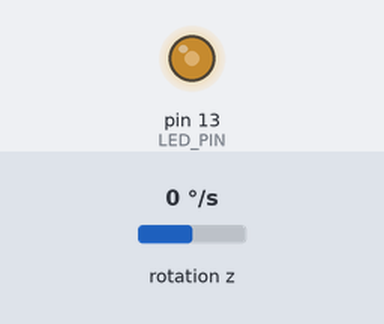
This sketch was run on a simulated Arduino Uno, built with avr-gcc and run on an emulated ATmega328P. Parts: output pins drawn as LEDs (lit = HIGH). The test bench sets the inputs (shaded band); at power-on: rotation z 0 °/s. What the sketch prints to the serial monitor is not drawn.

Above: at 0.1 s.
At 1.1 s:
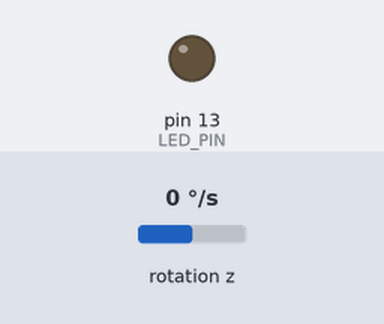
Timing chart, 0 to 2.6 s (numbered marks = the images above):
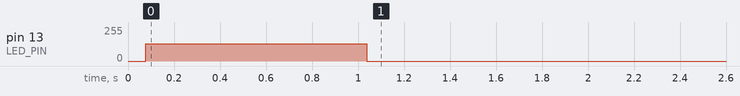

The sketch:

IMU_Turns.ino
```cpp
// I2Cdev and MPU6050 must be installed as libraries, or else the .cpp/.h files
// for both classes must be in the include path of your project
#include "I2Cdev.h"
#include "MPU6050.h"


#if I2CDEV_IMPLEMENTATION == I2CDEV_ARDUINO_WIRE
    #include "Wire.h"
#endif

MPU6050 accelgyro;
//MPU6050 accelgyro(0x69); // <-- use for AD0 high
#define GYRO_OFFSET 89

int16_t ax, ay, az;
int16_t gx, gy, gz;

#define OUTPUT_READABLE_ACCELGYRO

// uncomment "OUTPUT_BINARY_ACCELGYRO" to send all 6 axes of data as 16-bit
// binary, one right after the other. This is very fast (as fast as possible
// without compression or data loss), and easy to parse, but impossible to read
// for a human.
// #define OUTPUT_BINARY_ACCELGYRO

#define LED_PIN 13
bool blinkState = false;

void setup() {
    #if I2CDEV_IMPLEMENTATION == I2CDEV_ARDUINO_WIRE
        Wire.begin();
    #elif I2CDEV_IMPLEMENTATION == I2CDEV_BUILTIN_FASTWIRE
        Fastwire::setup(400, true);
    #endif

    Serial.begin(38400);

    Serial.println("Initializing I2C devices...");
    accelgyro.initialize();

    Serial.println("Testing device connections...");
    Serial.println(accelgyro.testConnection() ? "MPU6050 connection successful" : "MPU6050 connection failed");

    Serial.println("Updating internal sensor offsets...");
//    Serial.print(accelgyro.getXAccelOffset()); Serial.print("\t"); // -76
//    Serial.print(accelgyro.getYAccelOffset()); Serial.print("\t"); // -2359
//    Serial.print(accelgyro.getZAccelOffset()); Serial.print("\t"); // 1688
//    Serial.print(accelgyro.getXGyroOffset()); Serial.print("\t"); // 0
    Serial.print(accelgyro.getYGyroOffset()); Serial.print("\t"); // 0
//    Serial.print(accelgyro.getZGyroOffset()); Serial.print("\t"); // 0
    Serial.print("\n");
//    accelgyro.setXGyroOffset(220);
//    accelgyro.setYGyroOffset(6);
//    accelgyro.setZGyroOffset(-85);
//    Serial.print(accelgyro.getXAccelOffset()); Serial.print("\t"); // -76
//    Serial.print(accelgyro.getYAccelOffset()); Serial.print("\t"); // -2359
//    Serial.print(accelgyro.getZAccelOffset()); Serial.print("\t"); // 1688
//    Serial.print(accelgyro.getXGyroOffset()); Serial.print("\t"); // 0
//    Serial.print(accelgyro.getYGyroOffset()); Serial.print("\t"); // 0
//    Serial.print(accelgyro.getZGyroOffset()); Serial.print("\t"); // 0
//    Serial.print("\n");

    pinMode(LED_PIN, OUTPUT);

}

void loop() {
//    accelgyro.getMotion6(&ax, &ay, &az, &gx, &gy, &gz);
//    Serial.print(ax);Serial.print(',');
//    Serial.print(ay);Serial.print(',');
//    Serial.print(az);Serial.print(',');
//    Serial.print(gx);Serial.print(',');
//    Serial.print(gy);Serial.print(',');
//    Serial.print(gz);Serial.println();

    getTurnAngle();

//    Serial.println(gy);
    blinkState = !blinkState;
    digitalWrite(LED_PIN, blinkState);

    delay(5);
}

int getTurnAngle(){
  unsigned long last_time_sampled = 0;
  unsigned long last_time_printed = 0;

  // The integral is in units of DN*us, 1 DN being the ADC step.
  float vel, acc, pos = 0;
  unsigned long now = micros();
  last_time_sampled = now;

  while (now - last_time_printed >= 1000000) {
    now = micros();
    acc = accelgyro.getRotationZ() + GYRO_OFFSET;

    pos += acc * (now - last_time_sampled) * (now - last_time_sampled) / (400000000000);

    Serial.println(pos);

    last_time_sampled = now;
    delay(2);
  }
  last_time_printed = now;

}
```

Measured:
- by itself, pin 13 (LED_PIN): 0/255 → 128/255 at 0.08 s, → 0/255 0.96 s later
